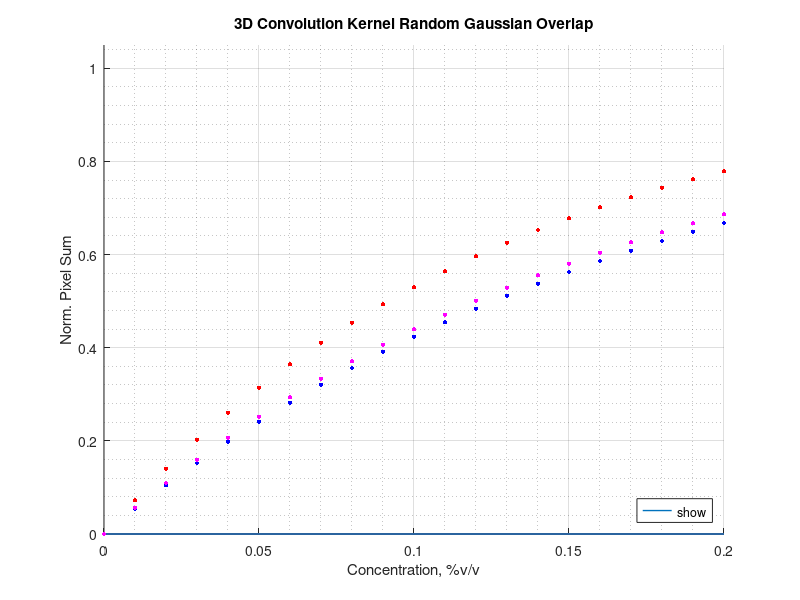

MATLAB code to generate this figure:
close all
%instr='sub';
%instr='add';
instr='thr';
sfact=1;
ci=0;  %This has no droplets or white pixels.
cf=0.002;  %This is maximum concentration
dc=cf/10;
conc=ci+dc:dc:cf;
conc=[0 conc];
figure
hold on
title('3D Subadditive Random Gaussian Overlap')

if instr=='thr'
	title('3D Convolution Kernel Random Gaussian Overlap')
end
if instr=='add'
	title('3D Additive Random Gaussian Overlap')
end
if instr=='sub'
	title('3D Subadditive Random Gaussian Overlap')
end
xlabel('Concentration, %v/v')
ylabel('Norm. Pixel Sum');
grid on; grid minor;
arr=zeros([10 10]);
zcnt=1;
for zz=2:1:9
	ycnt=1;
	for yy=10000*(ci+dc:dc:cf)
    		try
      		  	astr1=num2str(zz);
			astr2=num2str(yy);
			if instr=='thr'
				astr=strcat('./sums/batch_v9c_thr_nofill_',astr1)
			end
			if instr=='sub'
				astr=strcat('batch_v7_sub_fill_',astr1)
			end
			if instr=='add'
				astr=strcat('batch_v7_add_fill_',astr1)
        		end
			%astr=strcat('batch_sub_',astr1);
			astr=strcat(astr,'_');
			astr=strcat(astr,astr2);
			astr=strcat(astr,'_1.mat');
       			disp(astr);
			vv=load(astr);
			arr(zcnt,ycnt)=vv.summ;
    		catch
        		continue
    		end
		ycnt=ycnt+1;
	end
	zcnt=zcnt+1;
end

disp('summations')
disp(arr)
[r,c]=size(arr)
disp('normalized arrays')
%disp(arr/max(arr(:)))
disp(arr/(255*sfact*256*sfact*256*sfact*256))

ucnt=1;
for rr=2:1:9
	CC={'k','k','k','k','b','r','g','y',[.5 .6 .7],[.8 .2 .6],[.3 .8 .1],[.1 .9 .3],[.2 .2 .8]};
	x=(ci+dc:dc:cf);
	x=[0 x];
	y=arr(ucnt,:);
	y=[0 y];
	bstr=strcat(num2str(rr),' um')
	%plot(100*x,y/max(arr(:)),'DisplayName',bstr)
	plot(100*x,y/(255*sfact*256*sfact*256*sfact*256),'DisplayName',bstr,'LineWidth',1)
	ucnt=ucnt+1;
end

c1=[0 0.048 0.09 0.13 0.17 0.2];
a1=[0.512 0.637 0.752 0.804 0.846 0.873];
a1b=a1-a1(1)
c2=[0.0 0.0645 0.125 0.1818 0.235 0.2857];
a2=[0.606 0.700 0.764 0.790 0.854 0.856];
a2b=a2-a2(1)
%c3=[0 0.066 0.13 0.186];
c3=[0 0.066 0.186];
%a3=[0.80992 1.2585 1.0767 1.5648];
a3=[0.80992 1.2585 1.5648];
a3=a3*.004/.005;  %slice thickness was 4mm in transverse plane.  .005 by default.
a3b=a3-a3(1)
c4=[0 0.066 0.13 0.186 0.24 0.2905];
a4=[0.4613 0.7311 0.8899 1.2382 1.4176 1.4754];
a4=a4*.004/.005;  %slice thickness was 4mm in transverse plane.  .005 by default.
a4b=a4-a4(1)

std_a1=[0.020536 0.026153 0.04472 0.041587 0.051916 0.049517];
std_a2=[0.046348 0.029879 0.027727 0.022378 0.012962 0.053655];
%std_a3=[0.04981 0.10827 0.071885 0.071631];
std_a3=[0.04981 0.10827 0.071631];
std_a3=std_a3*.004/.005;  %slice thickness was 4mm in transverse plane.  .005 by default.
std_a4=[0.1428 0.1641 0.1176 0.0486 0.0831 0.0996];
std_a4=std_a4*.004/.005;  %slice thickness was 4mm in transverse plane.  .005 by default.


b1=0.4682
c01=0.1324

b2=0.315
c02=0.1814

cc=0:0.01:0.2;
f1=b1*(1-exp(-cc/c01));
f2=b2*(1-exp(-cc/c02));

fun3r = @(c3r,c3)c3r(1)*(1-exp(-c3/c3r(2)))
c0 = [0.1,0.2];
lb = [.001,.001];
ub = [inf,inf];
c3r = lsqcurvefit(fun3r,c0,c3,a3b,lb,ub)
c3r(1)
c3r(2)

fun4r = @(c4r,c4)c4r(1)*(1-exp(-c4/c4r(2)))
c0 = [0.1,0.2];
lb = [.001,.001];
ub = [0.9,inf];  %Had to set limit on dose reponse as the data did not converge on an asymptote.
c4r = lsqcurvefit(fun4r,c0,c4,a4b,lb,ub)
c4r(1)
c4r(2)

plot(cc,f1/b1,'r.','DisplayName','Condition 1','LineWidth',1,'MarkerSize',10)
plot(cc,f2/b2,'b.','DisplayName','Condition 2','LineWidth',1,'MarkerSize',10)
%plot(cc,fun3r(c3r,cc)/c3r(1),'g.','DisplayName','Condition 3','LineWidth',1)
plot(cc,fun4r(c4r,cc)/c4r(1),'m.','DisplayName','Condition 3','LineWidth',1,'MarkerSize',10)
legend('show','Location','southeast')
ylim([0 1.05])

%saveas(gcf,'gaussianOverlap3D_v6_sub_batch_plot_std1.jpg')
if instr=='thr'
	saveas(gcf,'gaussianOverlap3D_v9c_thr_batch_plot_std1_sfact1.jpg')
end
if instr=='sub'
	saveas(gcf,'gaussianOverlap3D_v7_sub_batch_plot_std1.jpg')
end
if instr=='add'
	saveas(gcf,'gaussianOverlap3D_v7_add_batch_plot_std1.jpg')
end
